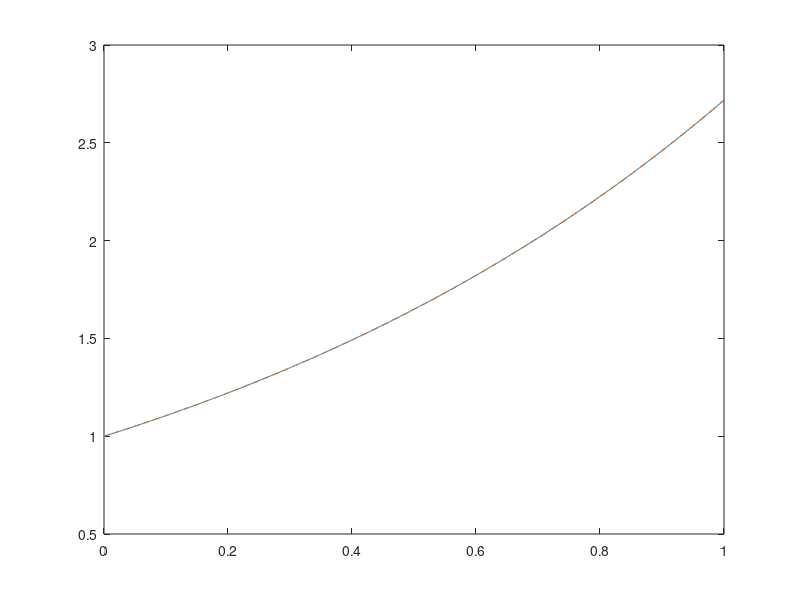
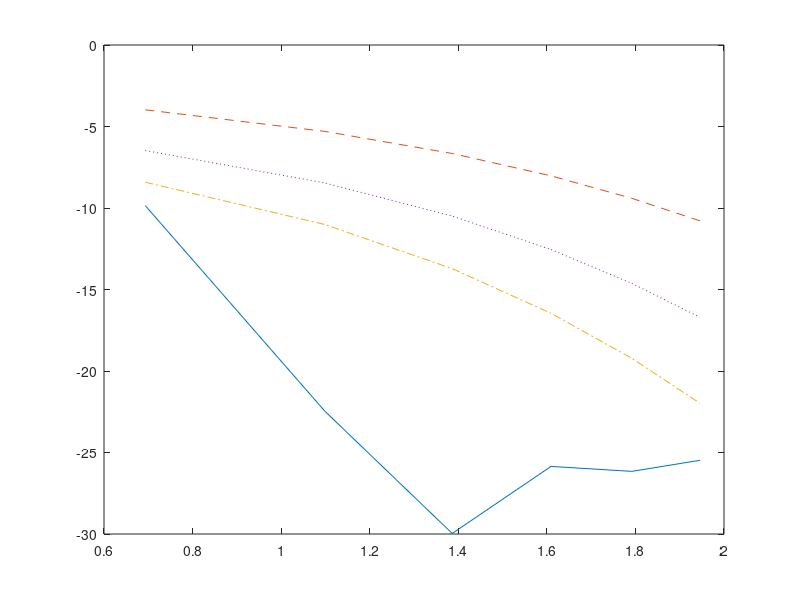

The MATLAB source for these figures, in order:
format compact

v = linspace(0,1,1000);
u = exp(v);


factors = [4,8,16,32,64,128];
err_p = [0,0,0,0,0,0];
err_l = [0,0,0,0,0,0];
err_h = [0,0,0,0,0,0];
err_c = [0,0,0,0,0,0];
for i = 2:7
    n = 2^i;
    x = linspace(0, 1, n+1);
    y = exp(x);
    p = polyval(polyfit(x,y,n),v);
    err_p(i-1) = max(abs(p - u));
    l = interp1(x,y,v,'linear');
    err_l(i-1) = max(abs(l - u));
    c = interp1(x,y,v,'spline');
    err_c(i-1) = max(abs(c - u));
    h = interp1(x,y,v,'pchip');
    err_h(i-1) = max(abs(h - u));
    if i ==2
        fprintf('%4d %11.4e %11.4e %11.4e %11.4e\n',[n;err_p(i-1);err_l(i-1);err_c(i-1);err_h(i-1)]);
    else
        fprintf('%4d %11.4e %11.4e %11.4e %11.4e %7.2f %5.2f %5.2f %5.2f\n',[n;err_p(i-1);err_l(i-1);err_c(i-1);err_h(i-1);log2(err_p(i-2)/err_p(i-1));log2(err_l(i-2)/err_l(i-1));log2(err_c(i-2)/err_c(i-1));log2(err_h(i-2)/err_h(i-1))]);
    end
    if i == 2
        plot(v,u,v,p,'--');hold on;
    end
    if i == 7
        plot(v,p,':')
        hold off
        figure
        axis([0 1 0.9 exp(1)+0.2])
        plot(log([2,3,4,5,6,7]),log(err_p),'-');hold on;
        plot(log([2,3,4,5,6,7]),log(err_l),'--');
        plot(log([2,3,4,5,6,7]),log(err_c),'-.');
        plot(log([2,3,4,5,6,7]),log(err_h),':');
    end
end


